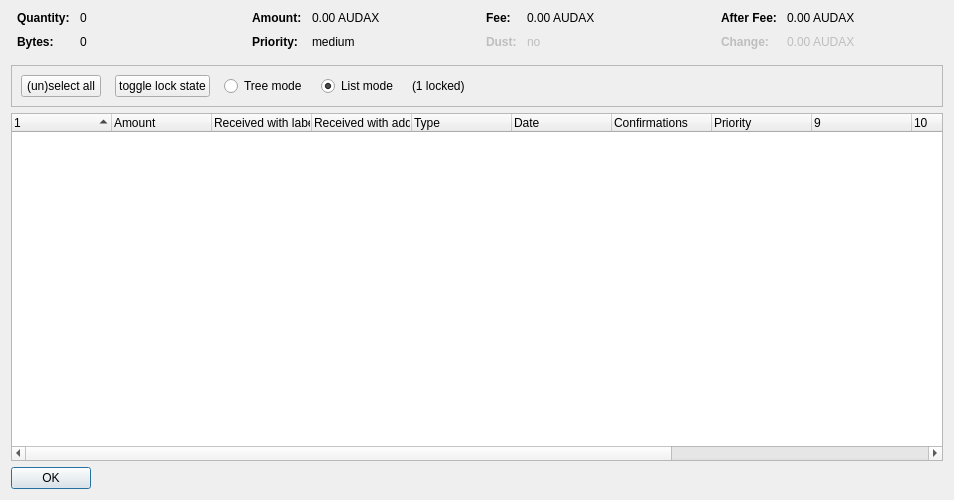
<?xml version="1.0" encoding="UTF-8"?>
<ui version="4.0">
 <class>CoinControlDialog</class>
 <widget class="QDialog" name="CoinControlDialog">
  <property name="geometry">
   <rect>
    <x>0</x>
    <y>0</y>
    <width>954</width>
    <height>500</height>
   </rect>
  </property>
  <property name="windowTitle">
   <string>Coin Selection</string>
  </property>
  <layout class="QVBoxLayout" name="verticalLayout">
   <item>
    <layout class="QHBoxLayout" name="horizontalLayoutTop" stretch="0,0,0,0">
     <property name="topMargin">
      <number>0</number>
     </property>
     <property name="bottomMargin">
      <number>10</number>
     </property>
     <item>
      <layout class="QFormLayout" name="formLayoutCoinControl1">
       <property name="horizontalSpacing">
        <number>10</number>
       </property>
       <property name="verticalSpacing">
        <number>10</number>
       </property>
       <property name="leftMargin">
        <number>6</number>
       </property>
       <property name="rightMargin">
        <number>6</number>
       </property>
       <item row="0" column="0">
        <widget class="QLabel" name="labelCoinControlQuantityText">
         <property name="font">
          <font>
           <weight>75</weight>
           <bold>true</bold>
          </font>
         </property>
         <property name="text">
          <string>Quantity:</string>
         </property>
        </widget>
       </item>
       <item row="0" column="1">
        <widget class="QLabel" name="labelCoinControlQuantity">
         <property name="cursor">
          <cursorShape>IBeamCursor</cursorShape>
         </property>
         <property name="contextMenuPolicy">
          <enum>Qt::ActionsContextMenu</enum>
         </property>
         <property name="text">
          <string notr="true">0</string>
         </property>
         <property name="textInteractionFlags">
          <set>Qt::LinksAccessibleByMouse|Qt::TextSelectableByKeyboard|Qt::TextSelectableByMouse</set>
         </property>
        </widget>
       </item>
       <item row="1" column="0">
        <widget class="QLabel" name="labelCoinControlBytesText">
         <property name="font">
          <font>
           <weight>75</weight>
           <bold>true</bold>
          </font>
         </property>
         <property name="text">
          <string>Bytes:</string>
         </property>
        </widget>
       </item>
       <item row="1" column="1">
        <widget class="QLabel" name="labelCoinControlBytes">
         <property name="cursor">
          <cursorShape>IBeamCursor</cursorShape>
         </property>
         <property name="contextMenuPolicy">
          <enum>Qt::ActionsContextMenu</enum>
         </property>
         <property name="text">
          <string notr="true">0</string>
         </property>
         <property name="textInteractionFlags">
          <set>Qt::LinksAccessibleByMouse|Qt::TextSelectableByKeyboard|Qt::TextSelectableByMouse</set>
         </property>
        </widget>
       </item>
      </layout>
     </item>
     <item>
      <layout class="QFormLayout" name="formLayoutCoinControl2">
       <property name="horizontalSpacing">
        <number>10</number>
       </property>
       <property name="verticalSpacing">
        <number>10</number>
       </property>
       <property name="leftMargin">
        <number>6</number>
       </property>
       <property name="rightMargin">
        <number>6</number>
       </property>
       <item row="0" column="0">
        <widget class="QLabel" name="labelCoinControlAmountText">
         <property name="font">
          <font>
           <weight>75</weight>
           <bold>true</bold>
          </font>
         </property>
         <property name="text">
          <string>Amount:</string>
         </property>
        </widget>
       </item>
       <item row="0" column="1">
        <widget class="QLabel" name="labelCoinControlAmount">
         <property name="cursor">
          <cursorShape>IBeamCursor</cursorShape>
         </property>
         <property name="contextMenuPolicy">
          <enum>Qt::ActionsContextMenu</enum>
         </property>
         <property name="text">
          <string notr="true">0.00 AUDAX</string>
         </property>
         <property name="textInteractionFlags">
          <set>Qt::LinksAccessibleByMouse|Qt::TextSelectableByKeyboard|Qt::TextSelectableByMouse</set>
         </property>
        </widget>
       </item>
       <item row="1" column="0">
        <widget class="QLabel" name="labelCoinControlPriorityText">
         <property name="font">
          <font>
           <weight>75</weight>
           <bold>true</bold>
          </font>
         </property>
         <property name="text">
          <string>Priority:</string>
         </property>
        </widget>
       </item>
       <item row="1" column="1">
        <widget class="QLabel" name="labelCoinControlPriority">
         <property name="cursor">
          <cursorShape>IBeamCursor</cursorShape>
         </property>
         <property name="contextMenuPolicy">
          <enum>Qt::ActionsContextMenu</enum>
         </property>
         <property name="text">
          <string>medium</string>
         </property>
         <property name="textInteractionFlags">
          <set>Qt::LinksAccessibleByMouse|Qt::TextSelectableByKeyboard|Qt::TextSelectableByMouse</set>
         </property>
        </widget>
       </item>
      </layout>
     </item>
     <item>
      <layout class="QFormLayout" name="formLayoutCoinControl3">
       <property name="horizontalSpacing">
        <number>10</number>
       </property>
       <property name="verticalSpacing">
        <number>10</number>
       </property>
       <property name="leftMargin">
        <number>6</number>
       </property>
       <property name="rightMargin">
        <number>6</number>
       </property>
       <item row="0" column="0">
        <widget class="QLabel" name="labelCoinControlFeeText">
         <property name="font">
          <font>
           <weight>75</weight>
           <bold>true</bold>
          </font>
         </property>
         <property name="text">
          <string>Fee:</string>
         </property>
        </widget>
       </item>
       <item row="0" column="1">
        <widget class="QLabel" name="labelCoinControlFee">
         <property name="cursor">
          <cursorShape>IBeamCursor</cursorShape>
         </property>
         <property name="contextMenuPolicy">
          <enum>Qt::ActionsContextMenu</enum>
         </property>
         <property name="text">
          <string notr="true">0.00 AUDAX</string>
         </property>
         <property name="textInteractionFlags">
          <set>Qt::LinksAccessibleByMouse|Qt::TextSelectableByKeyboard|Qt::TextSelectableByMouse</set>
         </property>
        </widget>
       </item>
       <item row="1" column="0">
        <widget class="QLabel" name="labelCoinControlLowOutputText">
         <property name="enabled">
          <bool>false</bool>
         </property>
         <property name="font">
          <font>
           <weight>75</weight>
           <bold>true</bold>
          </font>
         </property>
         <property name="text">
          <string>Dust:</string>
         </property>
        </widget>
       </item>
       <item row="1" column="1">
        <widget class="QLabel" name="labelCoinControlLowOutput">
         <property name="enabled">
          <bool>false</bool>
         </property>
         <property name="cursor">
          <cursorShape>IBeamCursor</cursorShape>
         </property>
         <property name="contextMenuPolicy">
          <enum>Qt::ActionsContextMenu</enum>
         </property>
         <property name="text">
          <string>no</string>
         </property>
         <property name="textInteractionFlags">
          <set>Qt::LinksAccessibleByMouse|Qt::TextSelectableByKeyboard|Qt::TextSelectableByMouse</set>
         </property>
        </widget>
       </item>
      </layout>
     </item>
     <item>
      <layout class="QFormLayout" name="formLayoutCoinControl4">
       <property name="horizontalSpacing">
        <number>10</number>
       </property>
       <property name="verticalSpacing">
        <number>10</number>
       </property>
       <property name="leftMargin">
        <number>6</number>
       </property>
       <property name="rightMargin">
        <number>6</number>
       </property>
       <item row="0" column="0">
        <widget class="QLabel" name="labelCoinControlAfterFeeText">
         <property name="font">
          <font>
           <weight>75</weight>
           <bold>true</bold>
          </font>
         </property>
         <property name="text">
          <string>After Fee:</string>
         </property>
        </widget>
       </item>
       <item row="0" column="1">
        <widget class="QLabel" name="labelCoinControlAfterFee">
         <property name="cursor">
          <cursorShape>IBeamCursor</cursorShape>
         </property>
         <property name="contextMenuPolicy">
          <enum>Qt::ActionsContextMenu</enum>
         </property>
         <property name="text">
          <string notr="true">0.00 AUDAX</string>
         </property>
         <property name="textInteractionFlags">
          <set>Qt::LinksAccessibleByMouse|Qt::TextSelectableByKeyboard|Qt::TextSelectableByMouse</set>
         </property>
        </widget>
       </item>
       <item row="1" column="0">
        <widget class="QLabel" name="labelCoinControlChangeText">
         <property name="enabled">
          <bool>false</bool>
         </property>
         <property name="font">
          <font>
           <weight>75</weight>
           <bold>true</bold>
          </font>
         </property>
         <property name="text">
          <string>Change:</string>
         </property>
        </widget>
       </item>
       <item row="1" column="1">
        <widget class="QLabel" name="labelCoinControlChange">
         <property name="enabled">
          <bool>false</bool>
         </property>
         <property name="cursor">
          <cursorShape>IBeamCursor</cursorShape>
         </property>
         <property name="contextMenuPolicy">
          <enum>Qt::ActionsContextMenu</enum>
         </property>
         <property name="text">
          <string notr="true">0.00 AUDAX</string>
         </property>
         <property name="textInteractionFlags">
          <set>Qt::LinksAccessibleByMouse|Qt::TextSelectableByKeyboard|Qt::TextSelectableByMouse</set>
         </property>
        </widget>
       </item>
      </layout>
     </item>
    </layout>
   </item>
   <item>
    <widget class="QFrame" name="frame">
     <property name="minimumSize">
      <size>
       <width>0</width>
       <height>40</height>
      </size>
     </property>
     <property name="frameShape">
      <enum>QFrame::StyledPanel</enum>
     </property>
     <property name="frameShadow">
      <enum>QFrame::Sunken</enum>
     </property>
     <layout class="QHBoxLayout" name="horizontalLayout">
      <item>
       <layout class="QHBoxLayout" name="horizontalLayoutPanel" stretch="0,0,0,0,0,0">
        <property name="spacing">
         <number>14</number>
        </property>
        <item>
         <widget class="QPushButton" name="pushButtonSelectAll">
          <property name="sizePolicy">
           <sizepolicy hsizetype="Maximum" vsizetype="Fixed">
            <horstretch>0</horstretch>
            <verstretch>0</verstretch>
           </sizepolicy>
          </property>
          <property name="text">
           <string>(un)select all</string>
          </property>
          <property name="autoDefault">
           <bool>false</bool>
          </property>
         </widget>
        </item>
        <item>
         <widget class="QPushButton" name="pushButtonToggleLock">
          <property name="sizePolicy">
           <sizepolicy hsizetype="Maximum" vsizetype="Fixed">
            <horstretch>0</horstretch>
            <verstretch>0</verstretch>
           </sizepolicy>
          </property>
          <property name="text">
           <string>toggle lock state</string>
          </property>
          <property name="autoDefault">
           <bool>false</bool>
          </property>
         </widget>
        </item>
        <item>
         <widget class="QRadioButton" name="radioTreeMode">
          <property name="sizePolicy">
           <sizepolicy hsizetype="Maximum" vsizetype="Fixed">
            <horstretch>0</horstretch>
            <verstretch>0</verstretch>
           </sizepolicy>
          </property>
          <property name="text">
           <string>Tree mode</string>
          </property>
         </widget>
        </item>
        <item>
         <widget class="QRadioButton" name="radioListMode">
          <property name="sizePolicy">
           <sizepolicy hsizetype="Maximum" vsizetype="Fixed">
            <horstretch>0</horstretch>
            <verstretch>0</verstretch>
           </sizepolicy>
          </property>
          <property name="text">
           <string>List mode</string>
          </property>
          <property name="checked">
           <bool>true</bool>
          </property>
         </widget>
        </item>
        <item>
         <widget class="QLabel" name="labelLocked">
          <property name="text">
           <string>(1 locked)</string>
          </property>
         </widget>
        </item>
        <item>
         <spacer name="horizontalSpacer">
          <property name="orientation">
           <enum>Qt::Horizontal</enum>
          </property>
          <property name="sizeHint" stdset="0">
           <size>
            <width>40</width>
            <height>20</height>
           </size>
          </property>
         </spacer>
        </item>
       </layout>
      </item>
     </layout>
    </widget>
   </item>
   <item>
    <widget class="CoinControlTreeWidget" name="treeWidget">
     <property name="contextMenuPolicy">
      <enum>Qt::CustomContextMenu</enum>
     </property>
     <property name="sortingEnabled">
      <bool>false</bool>
     </property>
     <property name="columnCount">
      <number>13</number>
     </property>
     <attribute name="headerShowSortIndicator" stdset="0">
      <bool>true</bool>
     </attribute>
     <attribute name="headerStretchLastSection">
      <bool>false</bool>
     </attribute>
     <column>
      <property name="text">
       <string/>
      </property>
     </column>
     <column>
      <property name="text">
       <string>Amount</string>
      </property>
     </column>
     <column>
      <property name="text">
       <string>Received with label</string>
      </property>
     </column>
     <column>
      <property name="text">
       <string>Received with address</string>
      </property>
     </column>
     <column>
      <property name="text">
       <string>Type</string>
      </property>
     </column>
     <column>
      <property name="text">
       <string>Date</string>
      </property>
     </column>
     <column>
      <property name="text">
       <string>Confirmations</string>
      </property>
      <property name="toolTip">
       <string>Confirmed</string>
      </property>
     </column>
     <column>
      <property name="text">
       <string>Priority</string>
      </property>
     </column>
     <column>
      <property name="text">
       <string/>
      </property>
     </column>
     <column>
      <property name="text">
       <string/>
      </property>
     </column>
     <column>
      <property name="text">
       <string/>
      </property>
     </column>
     <column>
      <property name="text">
       <string/>
      </property>
     </column>
     <column>
      <property name="text">
       <string/>
      </property>
     </column>
    </widget>
   </item>
   <item>
    <widget class="QDialogButtonBox" name="buttonBox">
     <property name="sizePolicy">
      <sizepolicy hsizetype="Maximum" vsizetype="Fixed">
       <horstretch>0</horstretch>
       <verstretch>0</verstretch>
      </sizepolicy>
     </property>
     <property name="orientation">
      <enum>Qt::Horizontal</enum>
     </property>
     <property name="standardButtons">
      <set>QDialogButtonBox::Ok</set>
     </property>
    </widget>
   </item>
  </layout>
 </widget>
 <customwidgets>
  <customwidget>
   <class>CoinControlTreeWidget</class>
   <extends>QTreeWidget</extends>
   <header>coincontroltreewidget.h</header>
  </customwidget>
 </customwidgets>
 <resources/>
 <connections/>
</ui>
